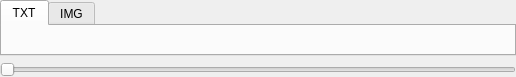
<?xml version="1.0" encoding="UTF-8"?>
<ui version="4.0">
 <class>Form</class>
 <widget class="QWidget" name="Form">
  <property name="geometry">
   <rect>
    <x>0</x>
    <y>0</y>
    <width>516</width>
    <height>77</height>
   </rect>
  </property>
  <property name="windowTitle">
   <string>Form</string>
  </property>
  <property name="windowIcon">
   <iconset resource="Resources.qrc">
    <normaloff>:/res/res/object.svg</normaloff>:/res/res/object.svg</iconset>
  </property>
  <layout class="QVBoxLayout" name="verticalLayout_3">
   <property name="spacing">
    <number>0</number>
   </property>
   <property name="leftMargin">
    <number>0</number>
   </property>
   <property name="topMargin">
    <number>0</number>
   </property>
   <property name="rightMargin">
    <number>0</number>
   </property>
   <property name="bottomMargin">
    <number>0</number>
   </property>
   <item>
    <widget class="QWidget" name="widgetUpper" native="true">
     <layout class="QVBoxLayout" name="verticalLayout">
      <property name="sizeConstraint">
       <enum>QLayout::SetMinimumSize</enum>
      </property>
      <property name="leftMargin">
       <number>0</number>
      </property>
      <property name="topMargin">
       <number>0</number>
      </property>
      <property name="rightMargin">
       <number>0</number>
      </property>
      <property name="bottomMargin">
       <number>0</number>
      </property>
      <item>
       <widget class="QTabWidget" name="tabWidget">
        <property name="acceptDrops">
         <bool>false</bool>
        </property>
        <property name="currentIndex">
         <number>0</number>
        </property>
        <widget class="QWidget" name="tabTxt">
         <property name="acceptDrops">
          <bool>false</bool>
         </property>
         <attribute name="title">
          <string>TXT</string>
         </attribute>
         <layout class="QVBoxLayout" name="verticalLayout_2">
          <property name="spacing">
           <number>7</number>
          </property>
          <property name="leftMargin">
           <number>0</number>
          </property>
          <property name="topMargin">
           <number>0</number>
          </property>
          <property name="rightMargin">
           <number>0</number>
          </property>
          <property name="bottomMargin">
           <number>0</number>
          </property>
         </layout>
        </widget>
        <widget class="QWidget" name="tabImg">
         <property name="acceptDrops">
          <bool>true</bool>
         </property>
         <attribute name="title">
          <string>IMG</string>
         </attribute>
         <layout class="QVBoxLayout" name="verticalLayout_4">
          <property name="spacing">
           <number>7</number>
          </property>
          <property name="leftMargin">
           <number>0</number>
          </property>
          <property name="topMargin">
           <number>0</number>
          </property>
          <property name="rightMargin">
           <number>0</number>
          </property>
          <property name="bottomMargin">
           <number>0</number>
          </property>
         </layout>
        </widget>
       </widget>
      </item>
      <item>
       <widget class="QSlider" name="zoomSlider">
        <property name="minimum">
         <number>24</number>
        </property>
        <property name="maximum">
         <number>256</number>
        </property>
        <property name="orientation">
         <enum>Qt::Horizontal</enum>
        </property>
       </widget>
      </item>
     </layout>
    </widget>
   </item>
   <item>
    <widget class="QWidget" name="widgetLower" native="true">
     <layout class="QVBoxLayout" name="verticalLayout_7">
      <property name="leftMargin">
       <number>0</number>
      </property>
      <property name="topMargin">
       <number>0</number>
      </property>
      <property name="rightMargin">
       <number>0</number>
      </property>
      <property name="bottomMargin">
       <number>0</number>
      </property>
      <item>
       <layout class="QVBoxLayout" name="relationsLayout"/>
      </item>
     </layout>
    </widget>
   </item>
  </layout>
 </widget>
 <resources>
  <include location="Resources.qrc"/>
 </resources>
 <connections/>
</ui>
